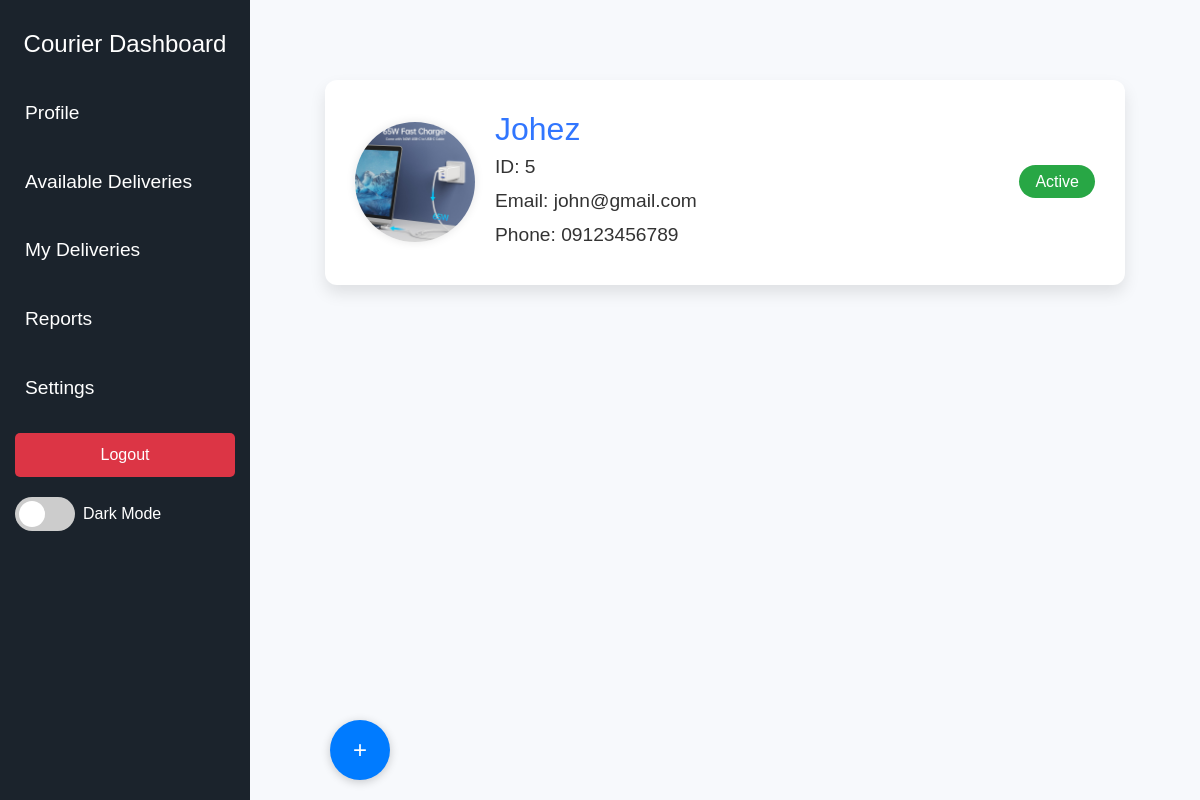
/Delivery/courier.php (signed in), run on the app's committed database.
### tables this page shows
CREATE TABLE `courier` (
  `id` int(11) NOT NULL,
  `driver_name` varchar(255) NOT NULL,
  `driver_contact` varchar(255) NOT NULL,
  `email` varchar(255) NOT NULL,
  `password` varchar(15) NOT NULL,
  `status` varchar(50) DEFAULT 'Active',
  `order_id` int(11) DEFAULT NULL,
  `driver_image` varchar(255) DEFAULT NULL
);

### Delivery/courier.php (the view, shortened to what this page needs)
<?php
include '../components/connect.php';
$courier_id = $_SESSION['courier_id'];
$query = $conn->prepare("SELECT * FROM courier WHERE id = ?");
$query->execute([$courier_id]);
$courier = $query->fetch(PDO::FETCH_ASSOC);
?>
<!DOCTYPE html>
<html lang="en">
<head>
    <link href="https://cdn.jsdelivr.net/npm/bootstrap@5.3.0/dist/css/bootstrap.min.css" rel="stylesheet">
    <link rel="stylesheet" href="../css/courier1.css">
</head>
<body>
<?php include '../components/courier_header_component.php'; ?>
    <div class="main-content">
        <div class="profile-container">
            <div class="profile-card">
                <div class="profile-header">
                    <img src="../uploaded_img/<?php echo htmlspecialchars($courier['driver_image'] ?? 'default.jpg'); ?>" alt="Courier's Profile Picture">
                    <div class="details">
                        <h1><?php echo htmlspecialchars($courier['driver_name']); ?></h1>
                        <p>ID: <?php echo htmlspecialchars($courier['id']); ?></p>
                        <p>Email: <?php echo htmlspecialchars($courier['email']); ?></p>
                        <p>Phone: <?php echo htmlspecialchars($courier['driver_contact']); ?></p>
                    </div>
                    <div class="status">
                        <span class="status-badge"><?php echo htmlspecialchars($courier['status']); ?></span>
                    </div>
                </div>
            </div>
        </div>
        <a href="my_deliveries.php" class="floating-button" title="View My Deliveries">+</a>
    </div>
</body>
</html>

### css/courier1.css (style rules this page uses)
body { font-family: 'Arial', sans-serif; background-color: #f7f9fc; color: #333; margin: 0; padding: 0; height: 100vh; display: flex; transition: background-color 0.3s, color 0.3s; }
.main-content { margin-left: 250px; padding: 30px; width: calc(100% - 250px); }
.profile-container { padding: 50px 0; display: flex; justify-content: center; }
.profile-card { max-width: 800px; width: 100%; background-color: white; border-radius: 12px; box-shadow: 0 8px 16px rgba(0, 0, 0, 0.1); padding: 30px; transition: background-color 0.3s; }
.profile-header { display: flex; align-items: center; gap: 20px; }
.profile-header img { border-radius: 50%; width: 120px; height: 120px; object-fit: cover; box-shadow: 0 0 10px rgba(0, 0, 0, 0.1); }
.profile-header .details { flex-grow: 1; }
.profile-header .details h1 { font-size: 2rem; margin: 0; color: #3176ff; }
.profile-header .details p { font-size: 1.2rem; margin: 5px 0; }
.status-badge { background-color: #28a745; padding: 8px 16px; border-radius: 20px; color: white; font-size: 1rem; }

### Delivery/courier.php (style rules this page uses)
.floating-button { position: fixed; bottom: 20px; left: 330px; width: 60px; height: 60px; background-color: #007bff; color: white; border-radius: 50%; display: flex; align-items: center; justify-content: center; box-shadow: 0 2px 10px rgba(0,0,0,0.2); font-size: 24px; text-decoration: none; }

### data on the page
courier: driver_image (picture), driver_name "Johez", id "5", email "john@gmail.com", driver_contact "09123456789", status "Active"
